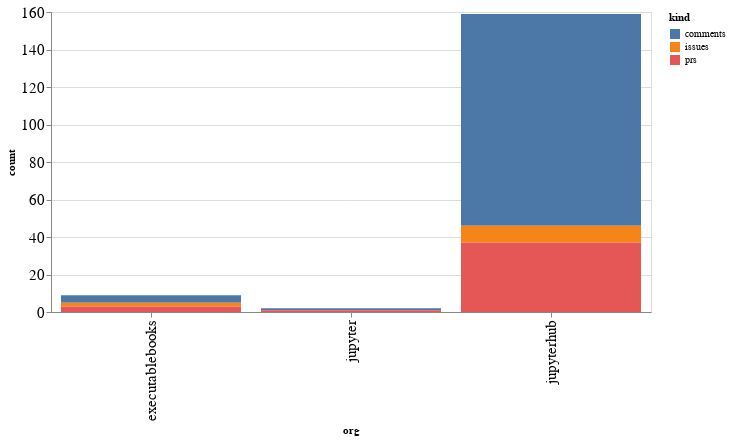

Source (notebook cell):
### Code cell
alt.Chart(org_summaries, width=600).mark_bar().encode(
    x='org',
    y='count',
    color='kind',
    tooltip="org"
)

### Figure 1 — Vega-Lite specification as saved in the notebook (floating-point values rounded to 4 significant figures)
{"config": {"axisLeft": {"labelFontSize": 15}, "axisBottom": {"labelFontSize": 15}}, "data": {"name": "data-58e9a15e698070f7f6f40f0bd4fed73c"}, "mark": "bar", "encoding": {"color": {"type": "nominal", "field": "kind"}, "tooltip": {"type": "nominal", "field": "org"}, "x": {"type": "nominal", "field": "org"}, "y": {"type": "quantitative", "field": "count"}}, "width": 600, "$schema": "https://vega.github.io/schema/vega-lite/v4.8.1.json", "datasets": {"data-58e9a15e698070f7f6f40f0bd4fed73c": [{"org": "executablebooks", "kind": "comments", "count": 4}, {"org": "executablebooks", "kind": "issues", "count": 2}, {"org": "executablebooks", "kind": "prs", "count": 3}, {"org": "jupyter", "kind": "comments", "count": 1}, {"org": "jupyter", "kind": "prs", "count": 1}, {"org": "jupyterhub", "kind": "comments", "count": 113}, {"org": "jupyterhub", "kind": "issues", "count": 9}, {"org": "jupyterhub", "kind": "prs", "count": 37}]}}
